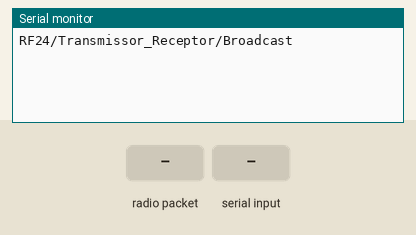
This sketch was run on a simulated Arduino Uno, built with avr-gcc and run on an emulated ATmega328P. Parts: the last lines printed to the serial monitor. The test bench sets the inputs (shaded band). No radio packets arrive unless stated.

Above: at 1.2 s.
1.3 s: radio packet "T" arrives
At 2.1 s:
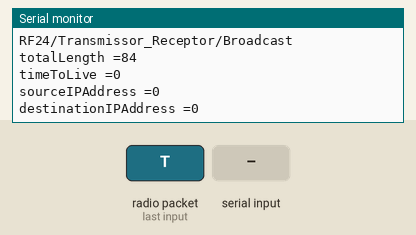
2.8 s: "T" received over Serial
At 3.7 s:
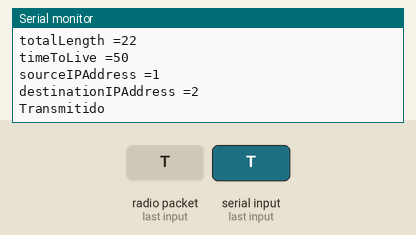
4.3 s: "R" received over Serial
At 6.3 s:
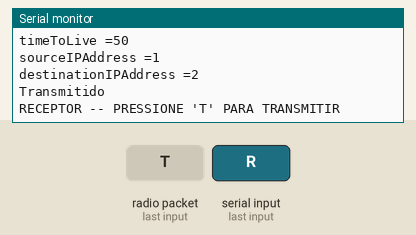

Measured:
- after the input at 1.3 s, the serial monitor: prints a new line at once (image 1)
- after the input at 2.8 s, the serial monitor: prints a new line at once (image 2)
- after the input at 4.3 s, the serial monitor: prints a new line after 0.51 s (image 3)

The sketch:

NC1.ino
```cpp
/*
   GND  - GND
   VCC  - 3.3V
   CE   - pin 9
   CSN  - pin 10
   MOSI - pin 11
   MISO - pin 12
   SCK  - pin 13
   IRQ  - Não conectado
*/

#include <SPI.h>
#include "RF24.h"
#include <printf.h>

// pin CE e CS
RF24 Radio(9, 10);


#define MEUIP 0x00000001
#define MINHAPORTA 10100

byte inputBuffer[32];

const uint64_t enderecos[1] = {"BD"};
byte MeuEnder = 1;
byte Broad = 55;

bool role = 0;            // Identifica se Node esta recebendo ou transmitido

//teste do protocolo de vetor de distancias do projeto final de RDC 2016
#include <stdlib.h>
#include <stdio.h>
/*
struct pacoteIPV4 {
Version   IHL   DSCP  ECN   Total Length
4   32  Identification  Flags   Fragment Offset
8   64  Time To Live  Protocol  Header Checksum
12  96  Source IP Address
16  128   Destination IP Address
}
*/
struct pacote_nossa_redeIPV4{//max 32 bytes
  byte totalLength;//tamanho total do pacote em bytes, incluindo o cabeçalho, minimo 10
  byte timeToLive;//numero de saltos maximo
  int  sourceIPAddress;//endereço de quem enviou o pacote
  int  destinationIPAddress;//endereco do destino do pacote
  byte payload[22];//dados
};

struct pacote_nossa_UDP{//max 22
  byte   totalLength;//tamanho total do pacote em bytes, incluindo o cabeçalho, minimo 5
  short  sourcePort;//porta de quem enviou o pacote
  short  destinationPort;//porta de destino do pacote
  byte   payload[17];//dados para a camada de aplicação
};

struct vetor{//vetor para avaliar a distancia entre os dispositivos
  byte dest     :2;
  byte prox     :2;
  byte num_saltos   :2;
  byte        :0;//completa a variavel
};

struct pacote_nossa_redeIPV4 addIP(byte* payload,byte lenght,int srcIP, int dstIP){
    struct pacote_nossa_redeIPV4 retorno{
    lenght + 6,//tamanho total do pacote em bytes, incluindo o cabeçalho, minimo 6
    50,//numero de saltos maximo
    srcIP,//endereço de quem enviou o pacote
    dstIP,//endereco do destino do pacote
    *payload//dados
  };
  return retorno;
}
/////////////////////////////////////////////////////////////////////////////////////////////////////////////////////////
/*
struct pacote_nossa_redeIPV4{//max 32 bytes
  byte totalLength;//tamanho total do pacote em bytes, incluindo o cabeçalho, minimo 10
  byte timeToLive;//numero de saltos maximo
  int  sourceIPAddress;//endereço de quem enviou o pacote
  int  destinationIPAddress;//endereco do destino do pacote
  byte payload[22];//dados
};
*/
/////////////////////////////////////////////////////////////////////////////////////////////////////////////////////////
struct pacote_nossa_redeIPV4 identificaIP(byte *payload){
  struct pacote_nossa_redeIPV4 retorno;
  retorno = *(struct pacote_nossa_redeIPV4*) payload;
  return retorno;
}

struct pacote_nossa_UDP identificaUDP(byte *payload){
  struct pacote_nossa_UDP retorno;
  retorno = *(struct pacote_nossa_UDP*) payload;
  return retorno;
}

void send_ (byte *payload, byte lenght, int srcIP, int dstIP, short srcPort, short dstPort) {
  struct pacote_nossa_UDP withUDP = addUDP(payload, lenght, srcPort, dstPort);
  Serial.print("totalLength =");  Serial.println(withUDP.totalLength);
  Serial.print("sourcePort =");  Serial.println(withUDP.sourcePort);
  Serial.print("destinationPort =");  Serial.println(withUDP.destinationPort);
  Serial.print("payload =");  Serial.println((char*)withUDP.payload);
  struct pacote_nossa_redeIPV4 withIP = addIP((byte*)&withUDP, withUDP.totalLength, srcIP, dstIP);
  Serial.print("totalLength =");  Serial.println(withIP.totalLength);
  Serial.print("timeToLive =");  Serial.println(withIP.timeToLive);
  Serial.print("sourceIPAddress =");  Serial.println(withIP.sourceIPAddress);
  Serial.print("destinationIPAddress =");  Serial.println(withIP.destinationIPAddress);
  Radio.write( &withIP, 32);
}


void receive (byte *payload){
  struct pacote_nossa_redeIPV4 withIP = identificaIP(payload);
  Serial.print("totalLength =");  Serial.println(withIP.totalLength);
  Serial.print("timeToLive =");  Serial.println(withIP.timeToLive);
  Serial.print("sourceIPAddress =");  Serial.println(withIP.sourceIPAddress);
  Serial.print("destinationIPAddress =");  Serial.println(withIP.destinationIPAddress);

  if(withIP.destinationIPAddress == MEUIP){
    struct pacote_nossa_UDP withUDP = identificaUDP(withIP.payload);
      Serial.print("totalLength =");  Serial.println(withUDP.totalLength);
      Serial.print("sourcePort =");  Serial.println(withUDP.sourcePort);
      Serial.print("destinationPort =");  Serial.println(withUDP.destinationPort);
      Serial.print("payload =");  Serial.println((char*)withUDP.payload);

    if(withUDP.destinationPort == MINHAPORTA){
      Serial.println("Recebido");
    }
  }
}

struct pacote_nossa_UDP addUDP(byte *payload,byte lenght,short srcPort,short dstPort){
  struct pacote_nossa_UDP retorno{//max 22
    lenght + 5,//tamanho total do pacote em bytes, incluindo o cabeçalho, minimo 5
    srcPort,//porta de quem enviou o pacote
    dstPort,//porta de destino do pacote
    *payload//dados para a camada de aplicação
  };
  return retorno;
}

//-------------------------------------------------------------------------------
//-------------------------------------------------------------------------------

/*int main(int argc, byte const *argv[])
{ int i;
  byte payload[] = "payload";
  envia(payload,8,srcIP,dstIP);

  struct vetor tabela[5];//cria a tabela com 5 vetores de distancia
  for (i = 5;i != 0;){
    i--;
    tabela[i].dest = 0;
    tabela[i].prox = 0;
    tabela[i].num_saltos = 0;
  }

  for (i = 5;i != 0;){
    i--;
    printf("tabela[%i] = %i, %i, %i\n", i,tabela[i].dest, tabela[i].prox ,tabela[i].num_saltos);
  }

  enviaTabela(tabela,5,0);

  return 0;
}*/


void setup()
{
  Serial.begin(115200);
  Serial.println(F("RF24/Transmissor_Receptor/Broadcast"));

  Radio.begin();
  Radio.setChannel(108);
  Radio.setPALevel(RF24_PA_MIN);
  Radio.setDataRate(RF24_1MBPS);
  Radio.setAutoAck(1);                     // Ensure autoACK is enabled
  Radio.setRetries(2, 15);                 // Optionally, increase the delay between retries & # of retries
  Radio.setCRCLength(RF24_CRC_8);          // Use 8-bit CRC for performance

  // Broadcast
  Radio.openWritingPipe(enderecos[0]);
  Radio.openReadingPipe(1, enderecos[0]);
}

void loop()
{
  if (role == 0)
  {
    Radio.startListening();
    if ( Radio.available())       // Verifica se tem algum dado vindo do transmissor
    {
      while (Radio.available())   // Enquanto tiver dado pronto
      {
        Radio.read( inputBuffer, 32 ); // recebe o dado
        receive(inputBuffer);
      }
    }
  }

  if ( role == 1 )
  {
    Radio.stopListening();
    send_("Hello Word",11,MEUIP,0x00000002,MINHAPORTA,10050);//void send_ (byte *payload,byte lenght,int srcIP,int dstIP,short srcPort,short dstPort){
    Serial.println("Transmitido");
    delay(2000);
  }

  if ( Serial.available() )
  {
    byte c = toupper(Serial.read());
    if ( c == 'T' && role == 0 )
    {
      Serial.println(F("TRANSMISSOR -- PRESSIONE 'R' PARA RECEBER"));
      role = 1;                   // Vira transmissor
    }
    else if ( c == 'R' && role == 1 )
    {
      Serial.println(F("RECEPTOR -- PRESSIONE 'T' PARA TRANSMITIR"));
      role = 0;                  // Vira receptor
    }
  }
}
```
